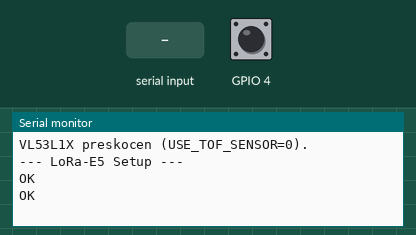
The sketch below on a simulated ESP32-C6. On the bench: the last lines printed to the serial monitor. The test bench sets the inputs (shaded band); at power-on: GPIO 4 HIGH. The modem accepts every AT command (registered, SIM ready, sends succeed) and sends nothing else.

Above: at 4.2 s.
4.3 s: GPIO 4 pulled LOW for 0.15 s
5.9 s: "1" received over the second serial link
At 7.1 s:
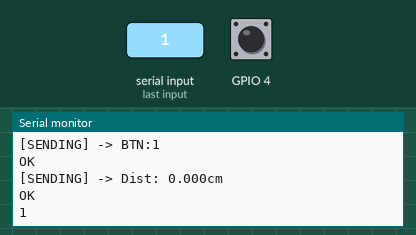
7.4 s: "0" received over the second serial link
At 8.2 s:
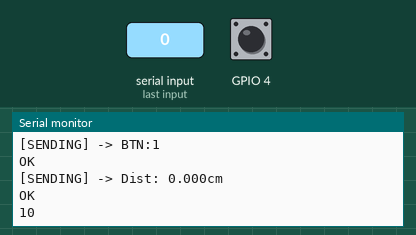

The sketch:

transmitter.ino
```cpp
#include <Arduino.h>
#include "Adafruit_VL53L1X.h"

#define RX_PIN D7
#define TX_PIN D6
#define BUTTON_PIN D2

// Nastav na 1, az bude VL53L1X fyzicky pripojeny
#define USE_TOF_SENSOR 0

Adafruit_VL53L1X vl53 = Adafruit_VL53L1X();

const int SEND_INTERVAL = 5000;
unsigned long lastSendTime = 0;
int messageCount = 1;

const unsigned long DEBOUNCE_DELAY = 50;
int buttonState = HIGH;
int lastButtonReading = HIGH;
unsigned long lastDebounceTime = 0;

// Global variable renamed to currentDistanceCm
float currentDistanceCm = 0.0;

void initSensors();
void initLoRa();
void initButton();
void readSensor();
void sendData();
void sendLoRaString(const String &payload);
void checkButton();
void handleLoRaResponse();

void setup() {
  Serial.begin(115200);
  initSensors();
  initLoRa();
  initButton();
}

void loop() {
  readSensor();

  if (millis() - lastSendTime > SEND_INTERVAL) {
    sendData();
    lastSendTime = millis();
  }

  checkButton();
  handleLoRaResponse();
}

void initSensors() {
#if USE_TOF_SENSOR
  Wire.begin();
  if (!vl53.begin(0x29, &Wire)) {
    Serial.println("Error: VL53L1X sensor not found!");
    while (1);
  }

  vl53.startRanging();
  Serial.println("VL53L1X initialized.");
#else
  Serial.println("VL53L1X preskocen (USE_TOF_SENSOR=0).");
#endif
}

void initLoRa() {
  Serial1.begin(9600, SERIAL_8N1, RX_PIN, TX_PIN);
  delay(2000);

  Serial.println("--- LoRa-E5 Setup ---");
  Serial1.println("AT+MODE=TEST");
  delay(500);
  Serial1.println("AT+TEST=RFCFG,868,SF7,125,12,15,14,ON,OFF,OFF");
  delay(500);
}

void readSensor() {
#if USE_TOF_SENSOR
  if (vl53.dataReady()) {
    // Convert mm to cm by dividing by 10.0
    currentDistanceCm = (float)vl53.distance() / 10.0;
    vl53.clearInterrupt();

    Serial.print("Current distance: ");
    // Print with 3 decimal places
    Serial.print(currentDistanceCm, 3);
    Serial.println(" cm");
  }
#endif
}

void sendData() {
  // Convert float to string with 3 decimal places
  String distStr = String(currentDistanceCm, 3);
  sendLoRaString("Dist: " + distStr + "cm");
  messageCount++;
}

void sendLoRaString(const String &payload) {
  String command = "AT+TEST=TXLRSTR,\"" + payload + "\"";

  Serial.print("\n[SENDING] -> ");
  Serial.println(payload);

  Serial1.println(command);
}

void initButton() {
  pinMode(BUTTON_PIN, INPUT_PULLUP);
}

void checkButton() {
  int reading = digitalRead(BUTTON_PIN);

  if (reading != lastButtonReading) {
    lastDebounceTime = millis();
  }

  if ((millis() - lastDebounceTime) > DEBOUNCE_DELAY && reading != buttonState) {
    buttonState = reading;

    if (buttonState == LOW) {
      Serial.println("\n[BUTTON] Pressed -> sending BTN message");
      sendLoRaString("BTN:1");
    }
  }

  lastButtonReading = reading;
}

void handleLoRaResponse() {
  while (Serial1.available()) {
    Serial.write(Serial1.read());
  }
}
```

Measured:
- after the input at 5.9 s, the serial monitor: prints a new line at once (image 1)
- after the input at 7.4 s, the serial monitor: prints a new line at once (image 2)
